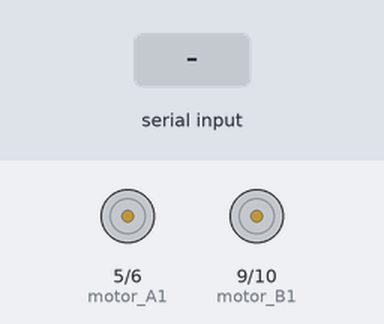
Bench run of a sketch on a simulated Arduino Uno, built with avr-gcc and run on an emulated ATmega328P. On the bench: motor-driver pin pairs drawn as motors (green arrow = first pin HIGH = forward, orange = second pin HIGH = backward, longer = more drive). Inputs (shaded band) come from the test bench.

Above: at 1.2 s.
1.3 s: "w" received over the second serial link
At 1.9 s:
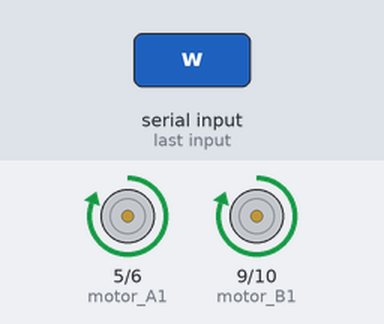
2.8 s: "s" received over the second serial link
At 3.1 s:
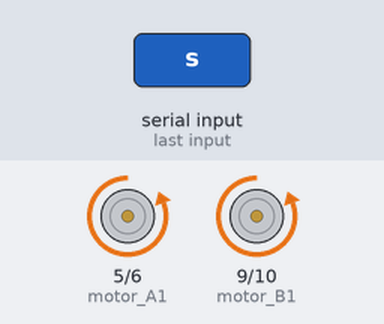
4.3 s: "o" received over the second serial link
At 5.4 s:
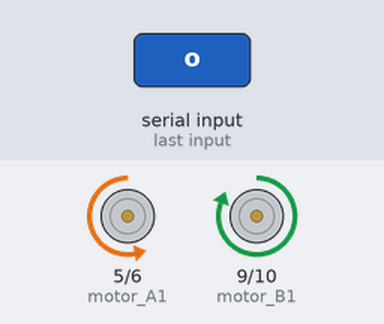
5.8 s: "p" received over the second serial link
At 6.6 s:
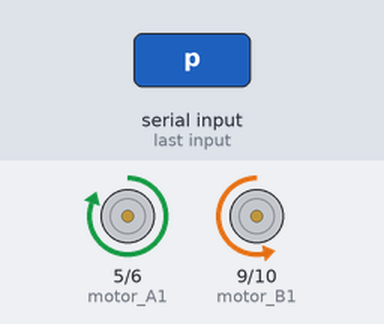
7.3 s: "s" received over the second serial link
At 7.7 s:
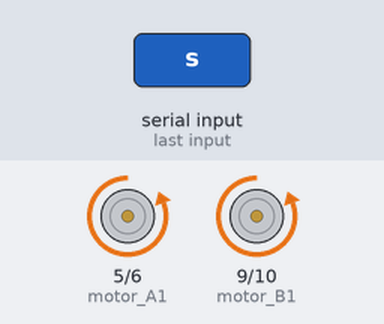
Timing chart, 0 to 9.8 s (numbered marks = the images above; inputs shaded):
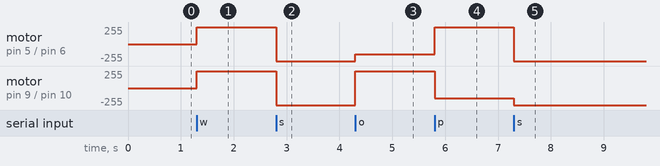

The sketch:

control_BT.ino
```cpp
#include <SoftwareSerial.h>

SoftwareSerial btSerial(2,3);

int motor_A1 = 5;
int motor_A2 = 6;

int motor_B1 = 9;
int motor_B2 = 10;

void setup(){
  Serial.begin(9600);
  btSerial.begin(9600);

  pinMode(motor_A1, OUTPUT);
  pinMode(motor_A2, OUTPUT);
  pinMode(motor_B1, OUTPUT);
  pinMode(motor_B2, OUTPUT);
}

void loop(){
  if (btSerial.available()){
    char command = btSerial.read();
    switch(command){
      case 'w': // 전진
        forward();
        break;
      case 's': // 후진
        backward();
        break;
      case 'o': // 좌
        left();
        break;
      case 'p': // 우
        right();
        break;
      case 'n': // 멈춤
        stop();
        break;
    }
  }
}


void right () {
  //우
  digitalWrite(motor_A1, HIGH);
  digitalWrite(motor_A2, LOW);
  digitalWrite(motor_B1, LOW);
  analogWrite(motor_B2, 150);
}

void left() {
  //좌
  digitalWrite(motor_A1, LOW);
  analogWrite(motor_A2, 150);
  digitalWrite(motor_B1, HIGH);
  digitalWrite(motor_B2, LOW);
}

void forward() {
  //전진
  digitalWrite(motor_A1, HIGH);
  digitalWrite(motor_A2, LOW);
  digitalWrite(motor_B1, HIGH);
  digitalWrite(motor_B2, LOW);
}

void backward() {
  //후진
  digitalWrite(motor_A1, LOW);
  digitalWrite(motor_A2, HIGH);
  digitalWrite(motor_B1, LOW);
  digitalWrite(motor_B2, HIGH);
}

void stop() {
  digitalWrite(motor_A1, LOW);
  digitalWrite(motor_A2, LOW);
  digitalWrite(motor_B1, LOW);
  digitalWrite(motor_B2, LOW);
}
```

Measured:
- after the input at 1.3 s, motor on pin 5 (motor_A1) / pin 6 (motor_A2), motor on pin 9 (motor_B1) / pin 10 (motor_B2): stopped → forward 255/255 at once
- after the input at 2.8 s, motor on pin 5 (motor_A1) / pin 6 (motor_A2), motor on pin 9 (motor_B1) / pin 10 (motor_B2): forward 255/255 → backward 255/255 at once
- after the input at 4.3 s, motor on pin 5 (motor_A1) / pin 6 (motor_A2): backward 255/255 → backward 150/255 at once; motor on pin 9 (motor_B1) / pin 10 (motor_B2): backward 255/255 → forward 255/255 at once
- after the input at 5.8 s, motor on pin 5 (motor_A1) / pin 6 (motor_A2): backward 150/255 → forward 255/255 at once; motor on pin 9 (motor_B1) / pin 10 (motor_B2): forward 255/255 → backward 150/255 at once
- after the input at 7.3 s, motor on pin 5 (motor_A1) / pin 6 (motor_A2): forward 255/255 → backward 255/255 at once; motor on pin 9 (motor_B1) / pin 10 (motor_B2): backward 150/255 → backward 255/255 at once
